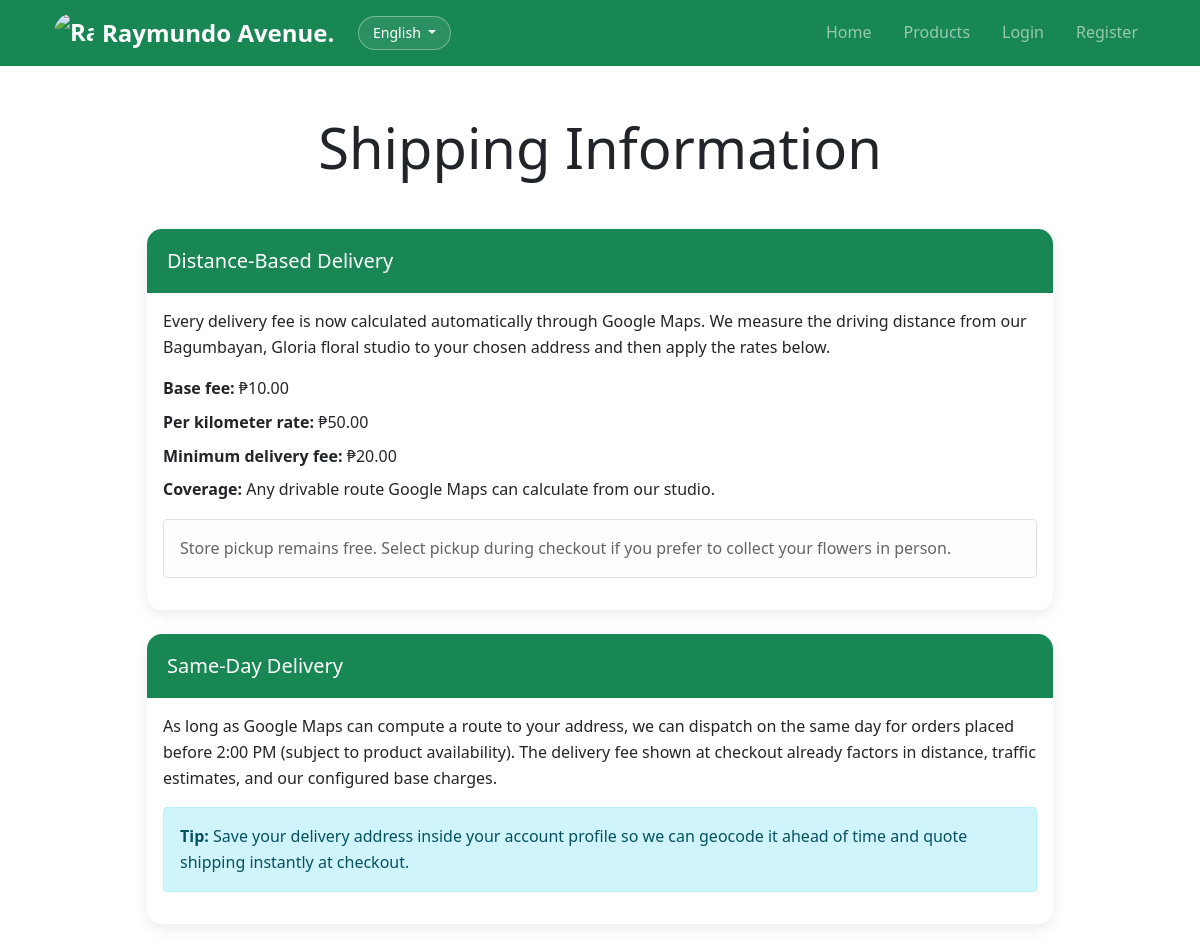
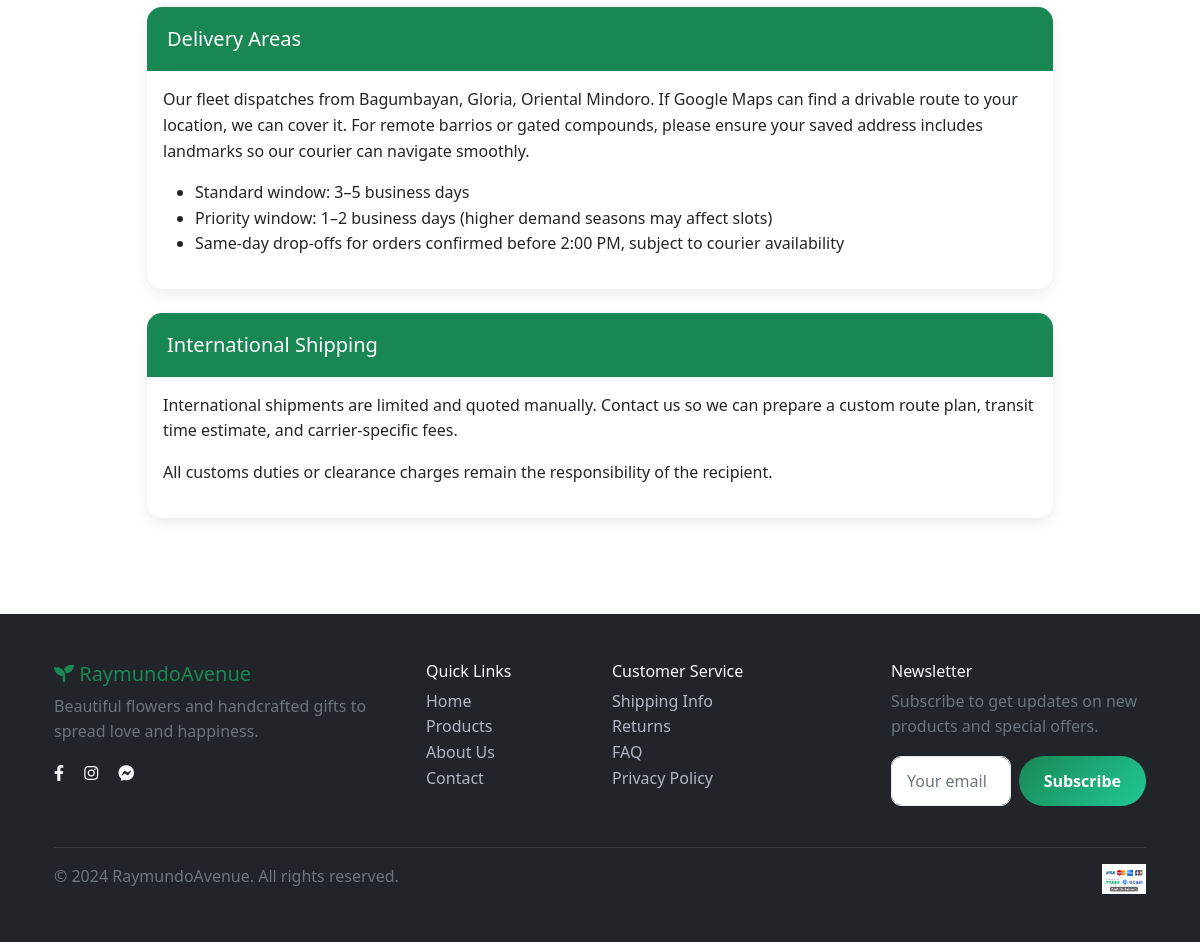
The app's page /shipping.php with its own data (2 pictures, top to bottom).
### tables this page shows
CREATE TABLE `shipping_settings` (
  `id` tinyint unsigned NOT NULL,
  `per_km_rate` decimal(10,2) NOT NULL DEFAULT '10.00',
  `per_mile_rate` decimal(10,2) NOT NULL DEFAULT '16.09',
  `base_fee` decimal(10,2) NOT NULL DEFAULT '0.00',
  `minimum_fee` decimal(10,2) NOT NULL DEFAULT '0.00',
  `zone_roxas_fee` decimal(10,2) NOT NULL DEFAULT '0.00',
  `zone_oriental_fee` decimal(10,2) NOT NULL DEFAULT '0.00',
  `zone_out_province_fee` decimal(10,2) NOT NULL DEFAULT '0.00',
  `calculation_unit` enum('km','mile') NOT NULL DEFAULT 'km',
  `google_maps_api_key` varchar(255) DEFAULT NULL,
  `allow_out_of_stock_orders` tinyint(1) NOT NULL DEFAULT '0',
  `updated_by` int unsigned DEFAULT NULL,
  `updated_at` timestamp NULL DEFAULT CURRENT_TIMESTAMP ON UPDATE CURRENT_TIMESTAMP,
  PRIMARY KEY (`id`)
);

### includes/functions.php (called while the page is built, shortened)
<?php
require_once 'config.php';
function ensureShippingSettingsTable()
{
    static $shippingSettingsEnsured = false;
    if ($shippingSettingsEnsured) {
        return;
    }
    $shippingSettingsEnsured = true;
}
function getShippingSettings()
{
    global $pdo;
    $stmt = $pdo->prepare("SELECT * FROM shipping_settings WHERE id = 1 LIMIT 1");
    $stmt->execute();
    $settings = $stmt->fetch(PDO::FETCH_ASSOC);
    return $settings;
}
?>

### shipping.php (the view, shortened to what this page needs)
<?php
require_once 'includes/config.php';
require_once 'includes/functions.php';
?>
<?php
$shippingSettings = getShippingSettings();
$perKmRate = isset($shippingSettings['per_km_rate']) ? (float) $shippingSettings['per_km_rate'] : 0;
$perMileRate = isset($shippingSettings['per_mile_rate']) ? (float) $shippingSettings['per_mile_rate'] : 0;
$baseFee = isset($shippingSettings['base_fee']) ? (float) $shippingSettings['base_fee'] : 0;
$minimumFee = isset($shippingSettings['minimum_fee']) ? (float) $shippingSettings['minimum_fee'] : 0;
$unit = $shippingSettings['calculation_unit'] ?? 'km';
?>
<?php include 'includes/header.php'; ?>
<div class="container py-5">
    <div class="row">
        <div class="col-lg-10 mx-auto">
            <h1 class="display-4 text-center mb-5">Shipping Information</h1>
            <div class="card mb-4">
                <div class="card-header bg-success text-white">
                    <h5 class="mb-0">Distance-Based Delivery</h5>
                </div>
                <div class="card-body">
                    <p>
                        Every delivery fee is now calculated automatically through Google Maps. We measure the driving
                        distance from our Bagumbayan, Gloria floral studio to your chosen address and then apply the
                        rates below.
                    </p>
                    <ul class="list-unstyled mb-3">
                        <li class="mb-2"><strong>Base fee:</strong> ₱<?php echo number_format($baseFee, 2); ?></li>
                        <li class="mb-2"><strong>Per <?php echo $unit === 'mile' ? 'mile' : 'kilometer'; ?> rate:</strong>
                            ₱<?php echo number_format($unit === 'mile' ? $perMileRate : $perKmRate, 2); ?>
                        </li>
                        <li class="mb-2"><strong>Minimum delivery fee:</strong> ₱<?php echo number_format($minimumFee, 2); ?></li>
                        <li><strong>Coverage:</strong> Any drivable route Google Maps can calculate from our studio.</li>
                    </ul>
                    <div class="alert alert-light border">
                        Store pickup remains free. Select pickup during checkout if you prefer to collect your flowers
                        in person.
                    </div>
                </div>
            </div>
            <div class="card mb-4">
                <div class="card-header bg-success text-white">
                    <h5 class="mb-0">Same-Day Delivery</h5>
                </div>
                <div class="card-body">
                    <p>As long as Google Maps can compute a route to your address, we can dispatch on the same day for
                        orders placed before 2:00 PM (subject to product availability). The delivery fee shown at
                        checkout already factors in distance, traffic estimates, and our configured base charges.</p>
                    <div class="alert alert-info">
                        <strong>Tip:</strong> Save your delivery address inside your account profile so we can geocode it
                        ahead of time and quote shipping instantly at checkout.
                    </div>
                </div>
            </div>
            <div class="card mb-4">
                <div class="card-header bg-success text-white">
                    <h5 class="mb-0">Delivery Areas</h5>
                </div>
                <div class="card-body">
                    <p>Our fleet dispatches from Bagumbayan, Gloria, Oriental Mindoro. If Google Maps can find a
                        drivable route to your location, we can cover it. For remote barrios or gated compounds, please
                        ensure your saved address includes landmarks so our courier can navigate smoothly.</p>
                    <ul>
                        <li>Standard window: 3–5 business days</li>
                        <li>Priority window: 1–2 business days (higher demand seasons may affect slots)</li>
                        <li>Same-day drop-offs for orders confirmed before 2:00 PM, subject to courier availability</li>
                    </ul>
                </div>
            </div>
            <div class="card">
                <div class="card-header bg-success text-white">
                    <h5 class="mb-0">International Shipping</h5>
                </div>
                <div class="card-body">
                    <p>International shipments are limited and quoted manually. Contact us so we can prepare a custom
                        route plan, transit time estimate, and carrier-specific fees.</p>
                    <p>All customs duties or clearance charges remain the responsibility of the recipient.</p>
                </div>
            </div>
        </div>
    </div>
</div>
<?php include 'includes/footer.php'; ?>

### assets/css/custom.css (style rules this page uses)
:root { --primary-color: #198754; --secondary-color: #6c757d; --success-color: #198754; --warning-color: #ffc107; --danger-color: #dc3545; --light-color: #f8f9fa; --dark-color: #343a40; }
body { font-family: 'Segoe UI', Tahoma, Geneva, Verdana, sans-serif; line-height: 1.6; overflow-x: hidden; -webkit-text-size-adjust: 100%; text-rendering: optimizeLegibility; }
html { scroll-behavior: smooth; }
.container, .container-fluid { padding-left: clamp(0.75rem, 2vw, 1.5rem); padding-right: clamp(0.75rem, 2vw, 1.5rem); }
.card, .modal-content, .alert, .table-responsive, .list-group-item, .dropdown-menu { max-width: 100%; }
.card + .card { margin-top: 1.5rem; }
.card { border: none; border-radius: 15px; box-shadow: 0 5px 15px rgba(0,0,0,0.08); transition: all 0.3s ease; }
.card-header { border-radius: 15px 15px 0 0 !important; border: none; padding: 20px; }

### includes/header.php (style rules this page uses)
:root { --site-gutter: clamp(0.75rem, 2vw, 1.25rem); }
html { -webkit-text-size-adjust: 100%; }
body { overflow-x: hidden; }

### records on screen
shipping_settings: base_fee "10.00", per_km_rate "50.00", minimum_fee "20.00"

### other values on screen
currentLanguageLabel() "English"
t('Home') "Home"
t('Products') "Products"
t('Login') "Login"
t('Register') "Register"
